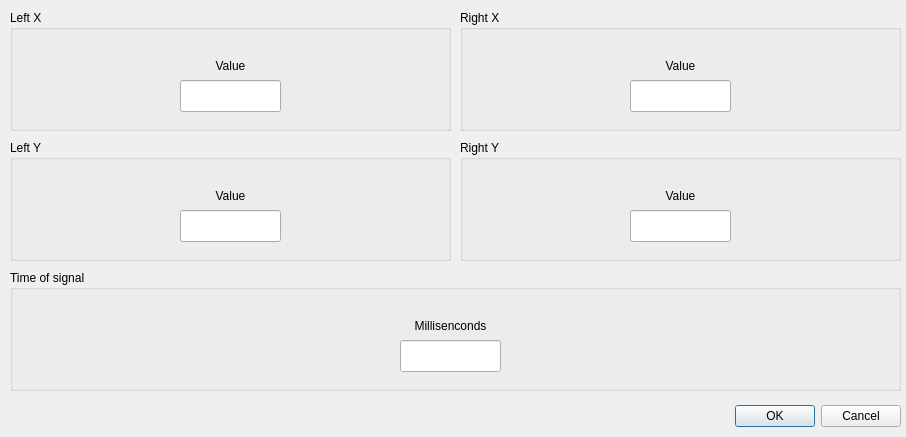
<?xml version="1.0" encoding="UTF-8"?>
<ui version="4.0">
 <class>DialogArmingModeSettings</class>
 <widget class="QDialog" name="DialogArmingModeSettings">
  <property name="geometry">
   <rect>
    <x>0</x>
    <y>0</y>
    <width>906</width>
    <height>437</height>
   </rect>
  </property>
  <property name="windowTitle">
   <string>Dialog</string>
  </property>
  <widget class="QDialogButtonBox" name="buttonBox">
   <property name="geometry">
    <rect>
     <x>550</x>
     <y>400</y>
     <width>351</width>
     <height>32</height>
    </rect>
   </property>
   <property name="orientation">
    <enum>Qt::Horizontal</enum>
   </property>
   <property name="standardButtons">
    <set>QDialogButtonBox::Cancel|QDialogButtonBox::Ok</set>
   </property>
  </widget>
  <widget class="QGroupBox" name="groupBox">
   <property name="geometry">
    <rect>
     <x>10</x>
     <y>10</y>
     <width>441</width>
     <height>121</height>
    </rect>
   </property>
   <property name="title">
    <string>Left X</string>
   </property>
   <widget class="QLabel" name="label_3">
    <property name="geometry">
     <rect>
      <x>190</x>
      <y>40</y>
      <width>61</width>
      <height>31</height>
     </rect>
    </property>
    <property name="text">
     <string>Value</string>
    </property>
    <property name="alignment">
     <set>Qt::AlignCenter</set>
    </property>
   </widget>
   <widget class="QLineEdit" name="inputLeftXmiddle">
    <property name="geometry">
     <rect>
      <x>170</x>
      <y>70</y>
      <width>101</width>
      <height>32</height>
     </rect>
    </property>
   </widget>
  </widget>
  <widget class="QGroupBox" name="groupBox_6">
   <property name="geometry">
    <rect>
     <x>460</x>
     <y>10</y>
     <width>441</width>
     <height>121</height>
    </rect>
   </property>
   <property name="title">
    <string>Right X</string>
   </property>
   <widget class="QLabel" name="label_4">
    <property name="geometry">
     <rect>
      <x>190</x>
      <y>40</y>
      <width>61</width>
      <height>31</height>
     </rect>
    </property>
    <property name="text">
     <string>Value</string>
    </property>
    <property name="alignment">
     <set>Qt::AlignCenter</set>
    </property>
   </widget>
   <widget class="QLineEdit" name="inputRightXmiddle">
    <property name="geometry">
     <rect>
      <x>170</x>
      <y>70</y>
      <width>101</width>
      <height>32</height>
     </rect>
    </property>
   </widget>
  </widget>
  <widget class="QGroupBox" name="groupBox_3">
   <property name="geometry">
    <rect>
     <x>10</x>
     <y>140</y>
     <width>441</width>
     <height>121</height>
    </rect>
   </property>
   <property name="title">
    <string>Left Y</string>
   </property>
   <widget class="QLabel" name="label_7">
    <property name="geometry">
     <rect>
      <x>190</x>
      <y>40</y>
      <width>61</width>
      <height>31</height>
     </rect>
    </property>
    <property name="text">
     <string>Value</string>
    </property>
    <property name="alignment">
     <set>Qt::AlignCenter</set>
    </property>
   </widget>
   <widget class="QLineEdit" name="inputLeftYmiddle">
    <property name="geometry">
     <rect>
      <x>170</x>
      <y>70</y>
      <width>101</width>
      <height>32</height>
     </rect>
    </property>
   </widget>
  </widget>
  <widget class="QGroupBox" name="groupBox_5">
   <property name="geometry">
    <rect>
     <x>460</x>
     <y>140</y>
     <width>441</width>
     <height>121</height>
    </rect>
   </property>
   <property name="title">
    <string>Right Y</string>
   </property>
   <widget class="QLabel" name="label_10">
    <property name="geometry">
     <rect>
      <x>190</x>
      <y>40</y>
      <width>61</width>
      <height>31</height>
     </rect>
    </property>
    <property name="text">
     <string>Value</string>
    </property>
    <property name="alignment">
     <set>Qt::AlignCenter</set>
    </property>
   </widget>
   <widget class="QLineEdit" name="inputRightYmiddle">
    <property name="geometry">
     <rect>
      <x>170</x>
      <y>70</y>
      <width>101</width>
      <height>32</height>
     </rect>
    </property>
   </widget>
  </widget>
  <widget class="QGroupBox" name="groupBox_4">
   <property name="geometry">
    <rect>
     <x>10</x>
     <y>270</y>
     <width>891</width>
     <height>121</height>
    </rect>
   </property>
   <property name="title">
    <string>Time of signal</string>
   </property>
   <widget class="QLabel" name="label_8">
    <property name="geometry">
     <rect>
      <x>380</x>
      <y>40</y>
      <width>121</width>
      <height>31</height>
     </rect>
    </property>
    <property name="text">
     <string>Millisenconds</string>
    </property>
    <property name="alignment">
     <set>Qt::AlignCenter</set>
    </property>
   </widget>
   <widget class="QLineEdit" name="inputTimeOfSignal">
    <property name="geometry">
     <rect>
      <x>390</x>
      <y>70</y>
      <width>101</width>
      <height>32</height>
     </rect>
    </property>
    <property name="text">
     <string/>
    </property>
   </widget>
  </widget>
 </widget>
 <resources/>
 <connections>
  <connection>
   <sender>buttonBox</sender>
   <signal>accepted()</signal>
   <receiver>DialogArmingModeSettings</receiver>
   <slot>accept()</slot>
   <hints>
    <hint type="sourcelabel">
     <x>248</x>
     <y>254</y>
    </hint>
    <hint type="destinationlabel">
     <x>157</x>
     <y>274</y>
    </hint>
   </hints>
  </connection>
  <connection>
   <sender>buttonBox</sender>
   <signal>rejected()</signal>
   <receiver>DialogArmingModeSettings</receiver>
   <slot>reject()</slot>
   <hints>
    <hint type="sourcelabel">
     <x>316</x>
     <y>260</y>
    </hint>
    <hint type="destinationlabel">
     <x>286</x>
     <y>274</y>
    </hint>
   </hints>
  </connection>
 </connections>
</ui>
